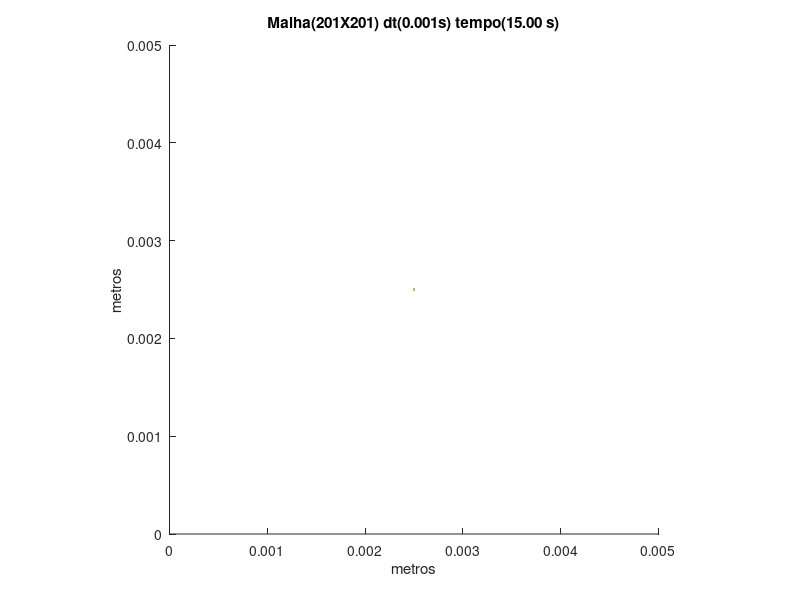

Write the MATLAB code that produced this figure.
set (gca,'PlotBoxAspectRatio',[1 1 1],'Xlim',[0,0.005],'Ylim',[0,0.005])
hold on
title('Malha(201X201) dt(0.001s) tempo(15.00 s)')
hold on
ylabel('metros')
hold on
xlabel('metros')
hold on

fill([0.00248756218905473 0.00248756218905473 0.00251243781094527 0.00251243781094527],[0.00248756218905473 0.00251243781094527 0.00251243781094527 0.00248756218905473],[0.8,0.7,0.4],'LineStyle','none')
